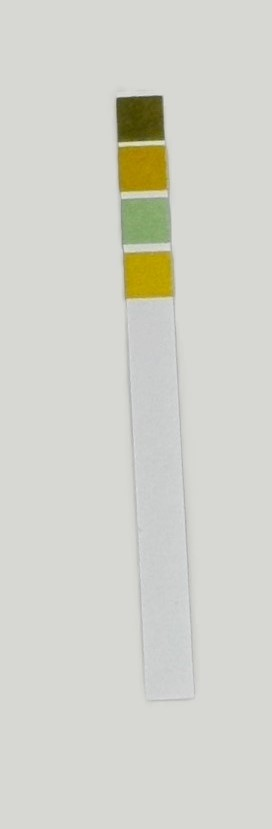
#> input picture data/Strip13.jpg, 272 x 829 px
$ python main.py
#> lines starting #> are read from the running program, lines starting #| are printed output that depends on the picture; after the words box and inside, x2 and y2 are one past the last pixel; in counts of white or black regions, pixels touching at a corner belong together
### detection.py
import cv2 as cv
import numpy as np

def roi(url):
    """
    Extracts the region of interest (ROI) from the given image URL.

    Args:
    - url (str): The URL or file path of the input image.

    Returns:
    - roi (numpy.ndarray): The region of interest (ROI) extracted from the image.
    """
#> called with url = './data/Strip13.jpg'
    # Load the image
    img = cv.imread(url)
#> img is the input picture: shape (829, 272, 3); mean B, G, R 203.4, 211.6, 210.9
    gray = cv.cvtColor(img, cv.COLOR_BGR2GRAY)
    rgb = cv.cvtColor(img, cv.COLOR_BGR2RGB)
    ker = np.ones((3,3), np.uint8)
    sharpenkernel = np.array([[0, -1, 0], [-1, 5, -1], [0, -1, 0]])

    # Apply Gaussian blur to reduce noise
    gray_blurred = cv.GaussianBlur(gray, (5, 5), cv.BORDER_CONSTANT)

    # Calculate gradients using Sobel operator
    Gx = cv.Sobel(gray_blurred, cv.CV_64F, 1, 0, ksize=3)
    Gy = cv.Sobel(gray_blurred, cv.CV_64F, 0, 1, ksize=3)
    GxA = cv.convertScaleAbs(Gx)
    GyA = cv.convertScaleAbs(Gy)
    resSobel = GxA + GyA

    # Apply thresholding to obtain binary image
    _, thr = cv.threshold(resSobel, 30, 255, cv.THRESH_BINARY)
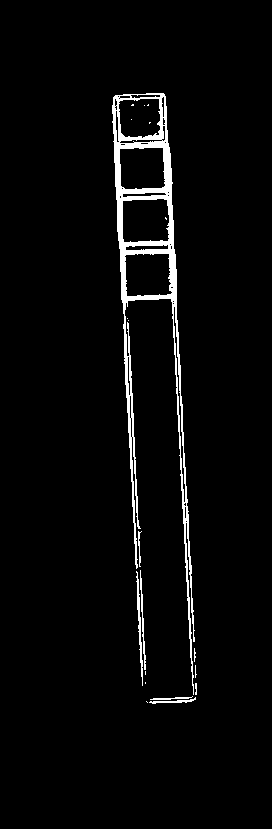
#> thr: shape (829, 272); 3.3% white; 20 white regions (13 under 20 px), largest, box (x1, y1, x2, y2) and area: (112, 93, 195, 695) 6757, (136, 571, 143, 686) 246, (140, 570, 146, 670) 173
    sharperes = cv.morphologyEx(thr, cv.MORPH_OPEN, ker, iterations=1)
#> sharperes: shape (829, 272); 2.1% white; 32 white regions (19 under 20 px), largest, box (x1, y1, x2, y2) and area: (112, 105, 177, 310) 3435, (124, 334, 133, 413) 253, (143, 93, 165, 140) 251
    sharperes = cv.filter2D(sharperes, -1, sharpenkernel)

    # Detect lines using Hough Line Transformation
    lines = cv.HoughLinesP(sharperes, 2, np.pi/360, 60, minLineLength=50, maxLineGap=10)
#> lines = 22 rows, first 6: [117, 142, 124, 309], [114, 145, 122, 302], [163, 93, 174, 306], [169, 147, 176, 306], [160, 93, 166, 199], [127, 356, 128, 432]

    # Find the bounding box coordinates
    min_x = min([line[0][0] for line in lines])
#> min_x = 113
    min_y = min([line[0][1] for line in lines])
#> min_y = 93
    max_x = max([line[0][2] for line in lines])
#> max_x = 176
    max_y = max([line[0][3] for line in lines])
#> max_y = 447

    # Expand the bounding box by 100%
    roi_width = max_x - min_x
#> roi_width = 63
    roi_height = max_y - min_y
#> roi_height = 354
    expansion_width = int((max_x - min_x) * 0.3 / 2)
#> expansion_width = 9
    expansion_height = int((max_y - min_y) * 0.05 / 2)
#> expansion_height = 8
    min_x = max(0, min_x - expansion_width)
#> min_x = 104
    min_y = max(0, min_y - expansion_height)
#> min_y = 85
    max_x = min(img.shape[1], max_x + expansion_width)
#> max_x = 185
    max_y = min(img.shape[0], max_y + expansion_height)
#> max_y = 455

    # Calculate the width and height of the ROI
    roi_width = max_x - min_x
#> roi_width = 81
    roi_height = max_y - min_y
#> roi_height = 370

    # Check if the width-to-height ratio is less than 1:6
    if roi_height < 4 * roi_width:
        # Expand the bounding box height to achieve the desired ratio
        expansion_height = int((4 * roi_width - roi_height) / 2)
        min_y = max(0, min_y - expansion_height)
        max_y = min(img.shape[0], max_y + expansion_height)

    elif roi_height > 6 * roi_width:
        # Trim the bottom part of the ROI to keep the ratio under 1:6
        trim_height = int((roi_height - 6 * roi_width) / 2)
        max_y -= trim_height

    # Extract the ROI
    roi = rgb[min_y:max_y, min_x:max_x]
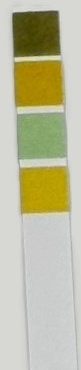
#> roi: shape (370, 81, 3); mean R, G, B 189.2, 187.7, 157.1

    return roi

### prediction.py
import numpy as np
from sklearn.neighbors import KNeighborsClassifier
from itertools import permutations

def generate_color_sequences(colors):
    """
    Generate all possible order sequences of the given colors.

    Args:
    - colors (numpy.ndarray): Array containing RGB values for each color.

    Returns:
    - sequences (list of tuples): List containing all possible order sequences of the colors.
    """
    # Generate all permutations of the colors
    color_permutations = permutations(colors)

    # Convert permutations to list of tuples
    sequences = list(color_permutations)

    return sequences

def predict_ph_value_with_distance(new_test_strip, n_neighbors=3):
    """
    Predict the pH value of a test strip with unsorted colors using K-nearest neighbors.

    Args:
    - new_test_strip (numpy.ndarray): Test strip with unsorted colors.
    - n_neighbors (int): Number of neighbors to use in K-nearest neighbors (default is 3).

    Returns:
    - predicted_pH_value (float): Predicted pH value for the test strip.
    - nearest_neighbor_distance (float): Distance to the nearest neighbor for the predicted pH value.
    - color_sequence (list): The sequence of colors used for prediction.
    """
    # Load data from the .txt file
    data = np.loadtxt('pHdata.txt', delimiter=',')
    X_train = data[:, :-1]  # Features (RGB values), all columns except the last one
    y_train = data[:, -1]   # Labels (pH values), last column

    # Initialize the classifier (K-nearest neighbors)
    knn = KNeighborsClassifier(n_neighbors=n_neighbors)

    # Train the classifier on the predefined test strips
    knn.fit(X_train, y_train)

    # Generate all possible order sequences
    sequences = generate_color_sequences(new_test_strip)

    # Initialize list to store predicted pH values, their distances, and color sequences
    predictions = []

    # Iterate through each sequence
    for sequence in sequences:
        # Extract features from the sequence
        X_test = np.array(sequence).reshape(1, -1)

        # Predict the pH value of the sequence
        predicted_pH = knn.predict(X_test)

        # Obtain the distance to the nearest neighbor
        nearest_neighbor_distance = knn.kneighbors(X_test)[0][0][0]

        # Append predicted pH value, its distance, and the sequence to the list
        predictions.append((predicted_pH[0], nearest_neighbor_distance, sequence))

    # Sort predictions based on distance
    predictions.sort(key=lambda x: x[1])

    # Return the predicted pH value, its nearest neighbor distance, and the sequence of colors
    return predictions[0]

### main.py
import cv2
import numpy as np
import detection as detect
import matplotlib.pyplot as plt
from prediction import predict_ph_value_with_distance

plt.figure(figsize=(10, 10))
url = './data/Strip13.jpg'

def create_bar(height, width, color):
    bar = np.zeros((height, width, 3), np.uint8)
    bar[:] = color
    red, green, blue = int(color[2]), int(color[1]), int(color[0])
    return bar, (red, green, blue)

img = detect.roi(url)
height, width, _ = np.shape(img)
#> height = 370; width = 81

data = np.reshape(img, (height * width, 3))
data = np.float32(data)

number_clusters = 6
criteria = (cv2.TERM_CRITERIA_EPS + cv2.TERM_CRITERIA_MAX_ITER, 10, 1.0)
flags = cv2.KMEANS_PP_CENTERS
compactness, labels, centers = cv2.kmeans(data, number_clusters, None, criteria, 10, flags)
#> compactness = 6267095.3; centers = [[81.46, 77.59, 20.56], [203.5, 204.9, 201.7], [145.3, 162.2, 110], [174.6, 146.6, 9.37], [214.4, 215.3, 210.4], [190.9, 189.5, 166.6]]

bars = []
allbars = []
rgb_values = []

pairwise_diff = np.zeros(len(centers))
#> pairwise_diff = [0, 0, 0, 0, 0, 0]
for i, center in enumerate(centers):
    diff = np.max(center) - np.min(center)
    pairwise_diff[i] = diff
#> this loop made 6 passes
#> (center, diff) on passes 1 to 6: ([81.46, 77.59, 20.56], 60.9), ([203.5, 204.9, 201.7], 3.2), ([145.3, 162.2, 110], 52.18), ([174.6, 146.6, 9.37], 165.3), ([214.4, 215.3, 210.4], 4.94), ([190.9, 189.5, 166.6], 24.27)
#> after the loop, pairwise_diff = [60.9, 3.2, 52.18, 165.3, 4.94, 24.27]

lowest_indices = np.argpartition(pairwise_diff, 2)[:2]
#> lowest_indices = [1, 4]
lowest_indices_set = set(lowest_indices)
#> lowest_indices_set = 2 items
filtered_centers = [center for i, center in enumerate(centers) if i not in lowest_indices_set]
#> filtered_centers = [[81.46, 77.59, 20.56], [145.3, 162.2, 110], [174.6, 146.6, 9.37], [190.9, 189.5, 166.6]]

for index, row in enumerate(centers):
    bar, rgb = create_bar(200, 200, row)
    allbars.append(bar)
#> this loop made 6 passes
#> (row, red in create_bar, green in create_bar, blue in create_bar) on passes 1 to 6: ([81.46, 77.59, 20.56], 20, 77, 81), ([203.5, 204.9, 201.7], 201, 204, 203), ([145.3, 162.2, 110], 110, 162, 145), ([174.6, 146.6, 9.37], 9, 146, 174), ([214.4, 215.3, 210.4], 210, 215, 214), ([190.9, 189.5, 166.6], 166, 189, 190)
#> pass 1, `bar, rgb = create_bar(200, 200, row)`:
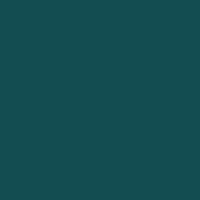
#> bar: shape (200, 200, 3); mean of channels 0, 1, 2 81, 77, 20; drawn as B, G, R
#> after the loop, allbars = 6 items
img_allbar = np.hstack(allbars)
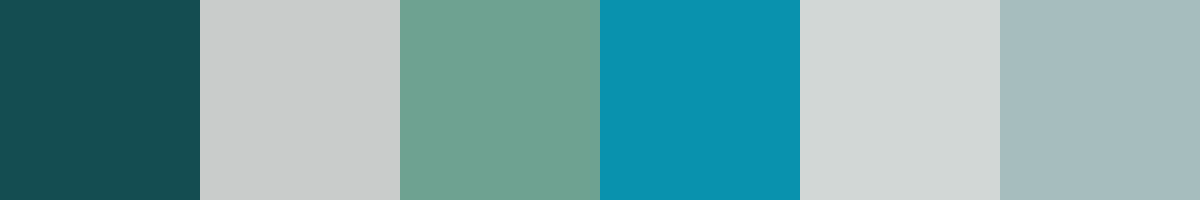
#> img_allbar: shape (200, 1200, 3); mean of channels 0, 1, 2 167.8, 165.5, 119.3; drawn as B, G, R

for index, row in enumerate(filtered_centers):
    bar, rgb = create_bar(200, 200, row)
    bars.append(bar)
    rgb_values.append(rgb)
#> this loop made 4 passes
#> pass 3, `bar, rgb = create_bar(200, 200, row)`:
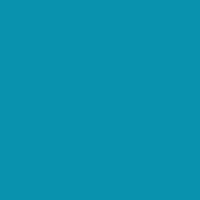
#> bar: shape (200, 200, 3); mean of channels 0, 1, 2 174, 146, 9; drawn as B, G, R
#> after the loop, bars = 4 items; rgb_values = [(20, 77, 81), (110, 162, 145), (9, 146, 174), (166, 189, 190)]
img_bar = np.hstack(bars)
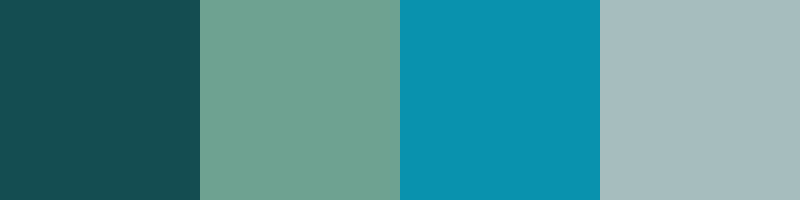
#> img_bar: shape (200, 800, 3); mean of channels 0, 1, 2 147.5, 143.5, 76.2; drawn as B, G, R
rgb_values = [[int(val) for val in reversed(rgb)] for rgb in rgb_values]
#> rgb_values = [[81, 77, 20], [145, 162, 110], [174, 146, 9], [190, 189, 166]]

predicted_pH_value, nearest_neighbor_distance, predicted_color_sequence = predict_ph_value_with_distance(rgb_values, n_neighbors=3)
#> in generate_color_sequences, `sequences = list(color_permutations)`: sequences = 24 items
#> the loop in predict_ph_value_with_distance, `for sequence in sequences:` made 24 passes
#> (predicted_pH, nearest_neighbor_distance) on passes 1 to 12: ([4], 194.1), ([4], 117.7), ([4], 140.4), ([4], 119.9), ([4], 138.2), ([4], 192.6), ([5], 220.2), ([1], 154), ([1], 215.2), ([1], 168.5), ([1], 220.1), ([1], 236.3)
#> predicted_pH_value = 4; nearest_neighbor_distance = 117.7; predicted_color_sequence = ([81, 77, 20], [145, 162, 110], [190, 189, 166], [174, 146, 9])

predicted_color_bars = [create_bar(200, 200, color) for color in predicted_color_sequence]
#> predicted_color_bars = 4 items
predicted_img_bar = np.hstack([bar for bar, _ in predicted_color_bars])
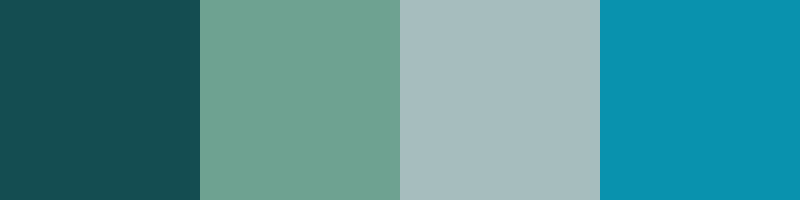
#> predicted_img_bar: shape (200, 800, 3); mean of channels 0, 1, 2 147.5, 143.5, 76.2; drawn as B, G, R


plt.subplot(2, 3, 1)
plt.imshow(cv2.cvtColor(cv2.imread(url), cv2.COLOR_BGR2RGB), cmap='gray')
plt.title("Original Image")
plt.axis('off')
plt.subplot(2, 3, 2)
plt.imshow(img, cmap='gray')
plt.title("ROI")
plt.axis('off')
plt.subplot(2, 3, 3)
plt.imshow(img_allbar, cmap='gray')
plt.title("All 6 Dominant color")
plt.axis('off')
plt.subplot(2, 3, 4)
plt.imshow(img_bar, cmap='gray')
plt.title("Dominant color")
plt.axis('off')
plt.subplot(2, 3, 5)
plt.imshow(predicted_img_bar, cmap='gray')
plt.title("Predicted color sequence")
plt.axis('off')
plt.subplot(2, 3, 6)
plt.axis('off')
info_text = "Predicted pH value: {:.2f}\nNearest neighbor distance: {:.2f}".format(predicted_pH_value, nearest_neighbor_distance)
plt.text(0.5, 0.5, info_text, ha='center')

plt.tight_layout()
plt.show()

$ run again, with data/Strip12.jpg copied over data/Strip13.jpg
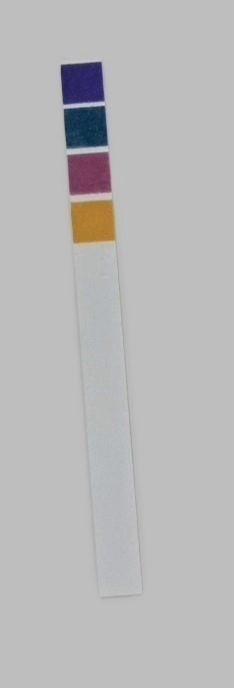
#> input picture data/Strip12.jpg, 234 x 688 px
#> in roi, img is the input picture: shape (688, 234, 3); mean B, G, R 184.9, 184.4, 185
#> in roi, `_, thr = cv.threshold(resSobel, 30, 255, cv.THRESH_BINARY)`:
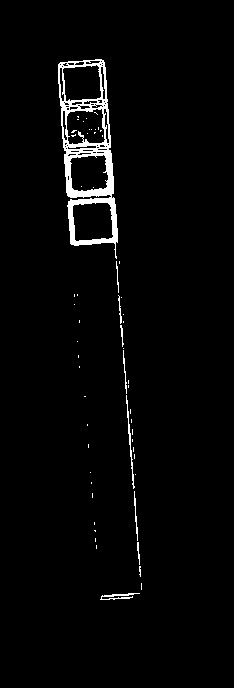
#> thr: shape (688, 234); 2.6% white; 59 white regions (50 under 20 px), largest, box (x1, y1, x2, y2) and area: (58, 59, 118, 259) 3413, (126, 395, 135, 489) 152, (100, 593, 140, 600) 122
#> sharperes: shape (688, 234); 1.5% white; 33 white regions (18 under 20 px), largest, box (x1, y1, x2, y2) and area: (68, 197, 118, 246) 852, (66, 150, 114, 198) 655, (64, 149, 77, 177) 184
#> lines = [[108, 135, 114, 242], [67, 130, 73, 244], [106, 140, 108, 203], [65, 133, 71, 244], [109, 135, 117, 241], [68, 144, 74, 245], [66, 166, 69, 230], [108, 147, 113, 237]]
#> in roi, `min_x = min([line[0][0] for line in lines])`: min_x = 65
#> in roi, `min_y = min([line[0][1] for line in lines])`: min_y = 130
#> in roi, `max_x = max([line[0][2] for line in lines])`: max_x = 117
#> in roi, `max_y = max([line[0][3] for line in lines])`: max_y = 245
#> in roi, `roi_width = max_x - min_x`: roi_width = 52
#> in roi, `roi_height = max_y - min_y`: roi_height = 115
#> expansion_width = 7
#> in roi, `expansion_height = int((max_y - min_y) * 0.05 / 2)`: expansion_height = 2
#> in roi, `min_x = max(0, min_x - expansion_width)`: min_x = 58
#> in roi, `min_y = max(0, min_y - expansion_height)`: min_y = 128
#> in roi, `max_x = min(img.shape[1], max_x + expansion_width)`: max_x = 124
#> in roi, `max_y = min(img.shape[0], max_y + expansion_height)`: max_y = 247
#> in roi, `roi_width = max_x - min_x`: roi_width = 66
#> in roi, `roi_height = max_y - min_y`: roi_height = 119
#> in roi, `expansion_height = int((4 * roi_width - roi_height) / 2)`: expansion_height = 72
#> in roi, `min_y = max(0, min_y - expansion_height)`: min_y = 56
#> in roi, `max_y = min(img.shape[0], max_y + expansion_height)`: max_y = 319
#> compactness = 3591339.2; labels = 17358 values, max 5 at index 604, min 0 at index 9603, mean 1.66; centers = [[172.2, 125.9, 56.28], [186.7, 186.7, 187], [46.67, 43.87, 97.94], [116.1, 67.5, 93.59], [156.4, 146.9, 146.1], [23.33, 54.42, 78.82]]
#> `pairwise_diff = np.zeros(len(centers))`: pairwise_diff = [0, 0, 0, 0, 0, 0]
#> the loop `for i, center in enumerate(centers):` made 6 passes
#> (center, diff) on passes 1 to 6: ([172.2, 125.9, 56.28], 115.9), ([186.7, 186.7, 187], 0.349), ([46.67, 43.87, 97.94], 54.07), ([116.1, 67.5, 93.59], 48.6), ([156.4, 146.9, 146.1], 10.34), ([23.33, 54.42, 78.82], 55.5)
#> after the loop `for i, center in enumerate(centers):`: pairwise_diff = [115.9, 0.349, 54.07, 48.6, 10.34, 55.5]
#> lowest_indices = [1, 4]
#> lowest_indices_set = 2 items
#> filtered_centers = [[172.2, 125.9, 56.28], [46.67, 43.87, 97.94], [116.1, 67.5, 93.59], [23.33, 54.42, 78.82]]
#> the loop `for index, row in enumerate(centers):` made 6 passes
#> (row, red in create_bar, green in create_bar, blue in create_bar) on passes 1 to 6: ([172.2, 125.9, 56.28], 56, 125, 172), ([186.7, 186.7, 187], 187, 186, 186), ([46.67, 43.87, 97.94], 97, 43, 46), ([116.1, 67.5, 93.59], 93, 67, 116), ([156.4, 146.9, 146.1], 146, 146, 156), ([23.33, 54.42, 78.82], 78, 54, 23)
#> after the loop `for index, row in enumerate(centers):`: allbars = 6 items
#> the loop `for index, row in enumerate(filtered_centers):` made 4 passes
#> after the loop `for index, row in enumerate(filtered_centers):`: bars = 4 items; rgb_values = [(56, 125, 172), (97, 43, 46), (93, 67, 116), (78, 54, 23)]
#> `rgb_values = [[int(val) for val in reversed(rgb)] for rgb in rgb_values]`: rgb_values = [[172, 125, 56], [46, 43, 97], [116, 67, 93], [23, 54, 78]]
#> in generate_color_sequences, `sequences = list(color_permutations)`: sequences = 24 items
#> the loop in predict_ph_value_with_distance, `for sequence in sequences:` made 24 passes
#> (sequence, predicted_pH, nearest_neighbor_distance) on passes 1 to 6: (([172, 125, 56], [46, 43, 97], [116, 67, 93], [23, 54, 78]), [14], 228.7), (([172, 125, 56], [46, 43, 97], [23, 54, 78], [116, 67, 93]), [14], 200.8), (([172, 125, 56], [116, 67, 93], [46, 43, 97], [23, 54, 78]), [0], 228.5), (([172, 125, 56], [116, 67, 93], [23, 54, 78], [46, 43, 97]), [0], 230.5), (([172, 125, 56], [23, 54, 78], [46, 43, 97], [116, 67, 93]), [14], 192.3), (([172, 125, 56], [23, 54, 78], [116, 67, 93], [46, 43, 97]), [14], 215.6)
#> `predicted_pH_value, nearest_neighbor_distance, predicted_color_sequenc..`: predicted_pH_value = 10; nearest_neighbor_distance = 16.55; predicted_color_sequence = ([46, 43, 97], [23, 54, 78], [116, 67, 93], [172, 125, 56])
#> predicted_color_bars = 4 items
#> `predicted_img_bar = np.hstack([bar for bar, _ in predicted_color_bars])`:
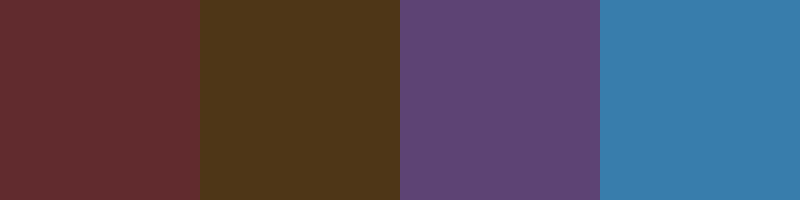
#> predicted_img_bar: shape (200, 800, 3); mean of channels 0, 1, 2 89.2, 72.2, 81; drawn as B, G, R

$ run again, with data/Strip2.jpg copied over data/Strip13.jpg
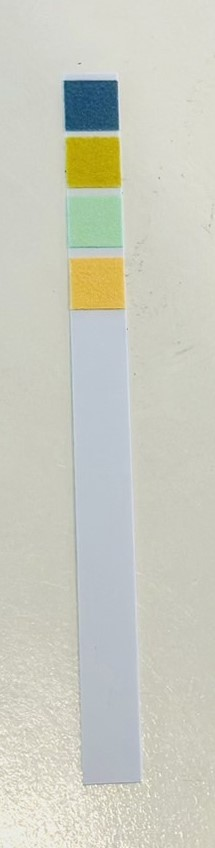
#> input picture data/Strip2.jpg, 215 x 848 px
#> in roi, img is the input picture: shape (848, 215, 3); mean B, G, R 191.3, 203.2, 201.7
#> in roi, `_, thr = cv.threshold(resSobel, 30, 255, cv.THRESH_BINARY)`:
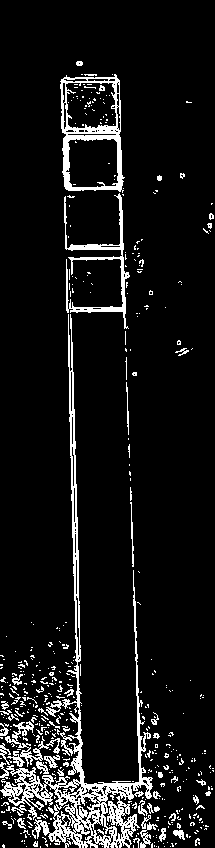
#> thr: shape (848, 215); 8.6% white in thin lines or dots
#> sharperes: shape (848, 215); 3% white; 139 white regions (82 under 20 px), largest, box (x1, y1, x2, y2) and area: (62, 126, 123, 191) 1157, (74, 736, 132, 792) 494, (69, 195, 124, 250) 405
#> lines = 22 rows, first 6: [137, 688, 140, 784], [78, 691, 82, 833], [77, 719, 78, 771], [116, 126, 124, 313], [65, 127, 67, 189], [119, 135, 122, 222]
#> in roi, `min_x = min([line[0][0] for line in lines])`: min_x = 61
#> in roi, `min_y = min([line[0][1] for line in lines])`: min_y = 84
#> in roi, `max_x = max([line[0][2] for line in lines])`: max_x = 151
#> in roi, `max_y = max([line[0][3] for line in lines])`: max_y = 833
#> in roi, `roi_width = max_x - min_x`: roi_width = 90
#> in roi, `roi_height = max_y - min_y`: roi_height = 749
#> expansion_width = 13
#> expansion_height = 18
#> in roi, `min_x = max(0, min_x - expansion_width)`: min_x = 48
#> in roi, `min_y = max(0, min_y - expansion_height)`: min_y = 66
#> in roi, `max_x = min(img.shape[1], max_x + expansion_width)`: max_x = 164
#> in roi, `max_y = min(img.shape[0], max_y + expansion_height)`: max_y = 848
#> in roi, `roi_width = max_x - min_x`: roi_width = 116
#> in roi, `roi_height = max_y - min_y`: roi_height = 782
#> trim_height = 43
#> in roi, `max_y -= trim_height`: max_y = 805
#> compactness = 15941862.2; centers = [[206.8, 206.7, 194.9], [42.73, 86.62, 114.9], [183.3, 164.1, 12.73], [166.3, 193.8, 167.8], [187.3, 194.9, 201.8], [215.4, 182.7, 83.16]]
#> `pairwise_diff = np.zeros(len(centers))`: pairwise_diff = [0, 0, 0, 0, 0, 0]
#> the loop `for i, center in enumerate(centers):` made 6 passes
#> (center, diff) on passes 1 to 6: ([206.8, 206.7, 194.9], 11.93), ([42.73, 86.62, 114.9], 72.2), ([183.3, 164.1, 12.73], 170.6), ([166.3, 193.8, 167.8], 27.53), ([187.3, 194.9, 201.8], 14.54), ([215.4, 182.7, 83.16], 132.2)
#> after the loop `for i, center in enumerate(centers):`: pairwise_diff = [11.93, 72.2, 170.6, 27.53, 14.54, 132.2]
#> lowest_indices = [0, 4]
#> lowest_indices_set = 2 items
#> filtered_centers = [[42.73, 86.62, 114.9], [183.3, 164.1, 12.73], [166.3, 193.8, 167.8], [215.4, 182.7, 83.16]]
#> the loop `for index, row in enumerate(centers):` made 6 passes
#> (row, red in create_bar, green in create_bar, blue in create_bar) on passes 1 to 6: ([206.8, 206.7, 194.9], 194, 206, 206), ([42.73, 86.62, 114.9], 114, 86, 42), ([183.3, 164.1, 12.73], 12, 164, 183), ([166.3, 193.8, 167.8], 167, 193, 166), ([187.3, 194.9, 201.8], 201, 194, 187), ([215.4, 182.7, 83.16], 83, 182, 215)
#> after the loop `for index, row in enumerate(centers):`: allbars = 6 items
#> the loop `for index, row in enumerate(filtered_centers):` made 4 passes
#> after the loop `for index, row in enumerate(filtered_centers):`: bars = 4 items; rgb_values = [(114, 86, 42), (12, 164, 183), (167, 193, 166), (83, 182, 215)]
#> `img_bar = np.hstack(bars)`:
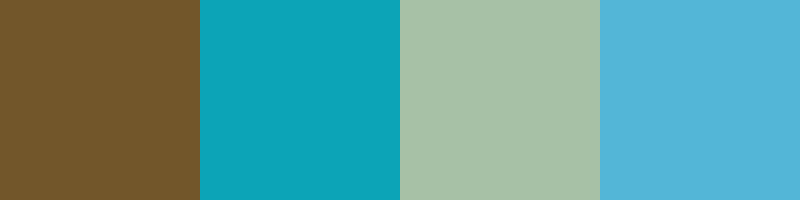
#> img_bar: shape (200, 800, 3); mean of channels 0, 1, 2 151.5, 156.2, 94; drawn as B, G, R
#> `rgb_values = [[int(val) for val in reversed(rgb)] for rgb in rgb_values]`: rgb_values = [[42, 86, 114], [183, 164, 12], [166, 193, 167], [215, 182, 83]]
#> in generate_color_sequences, `sequences = list(color_permutations)`: sequences = 24 items
#> the loop in predict_ph_value_with_distance, `for sequence in sequences:` made 24 passes
#> (predicted_pH, nearest_neighbor_distance) on passes 1 to 8: ([6], 94.54), ([6], 162.6), ([4], 193.4), ([4], 170.6), ([4], 192.9), ([4], 108.4), ([2], 180.1), ([2], 229.7)
#> `predicted_pH_value, nearest_neighbor_distance, predicted_color_sequenc..`: predicted_pH_value = 6; nearest_neighbor_distance = 94.54; predicted_color_sequence = ([42, 86, 114], [183, 164, 12], [166, 193, 167], [215, 182, 83])
#> predicted_color_bars = 4 items
